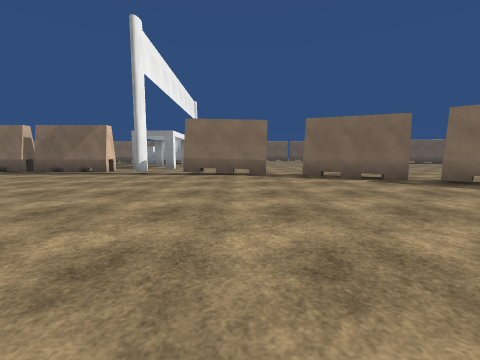
[1] (above)

20 first-person views from a walk through a 3-D level made in the Unity game engine. The camera is 1.2 m above the floor, tilts 6° down and sees 90° across. The floor is counted in squares, 2 m on a side. Each view is taken from the middle of a square. On the plan, view 1 faces up. The plan holds only what a view shows up to about 9 squares ahead; the rest is blank. The place goes on beyond the plan. Surface patterns are stand-ins for the level's own textures.

[2]
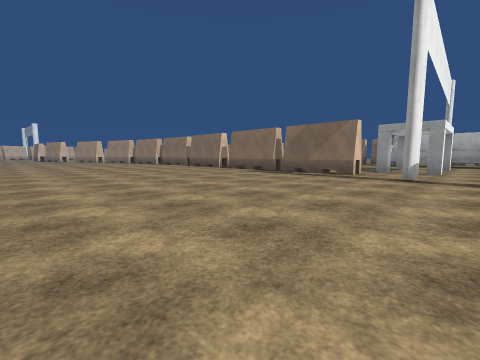

[3]
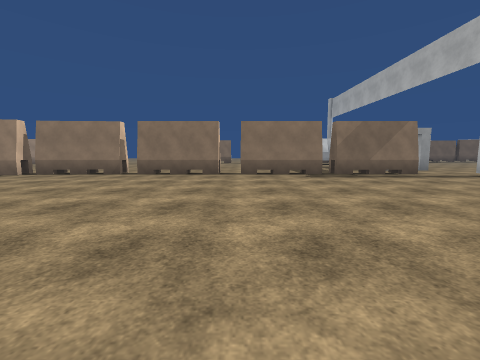

[4]
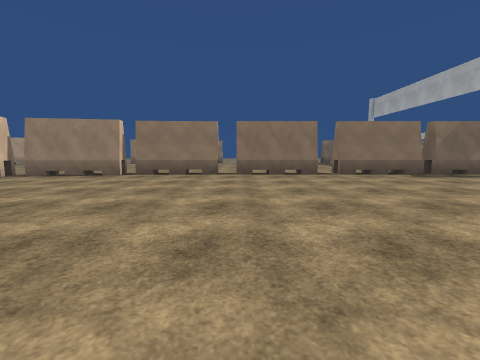

[5]
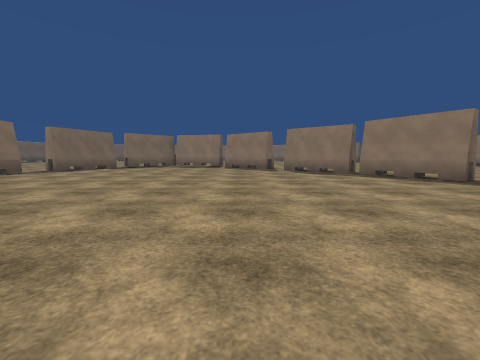

[6]
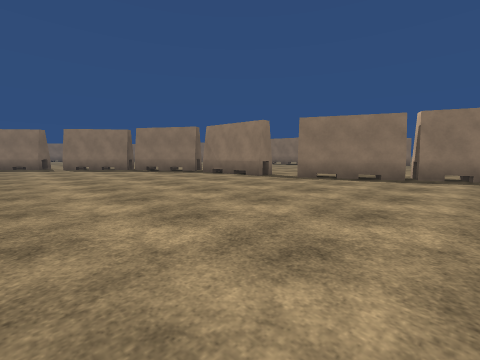

[7]
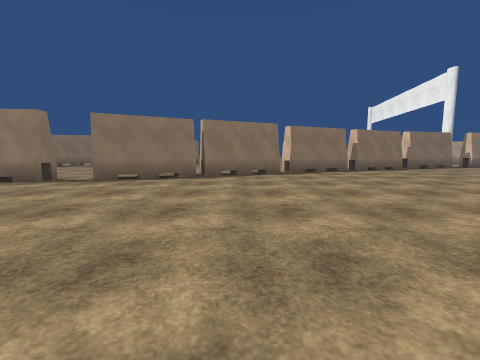

[8]
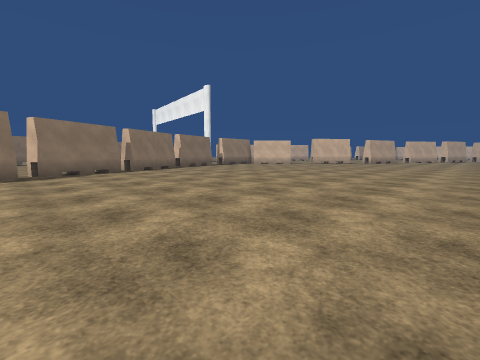

[9]
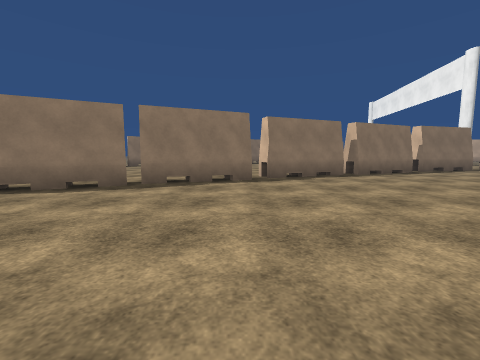

[10]
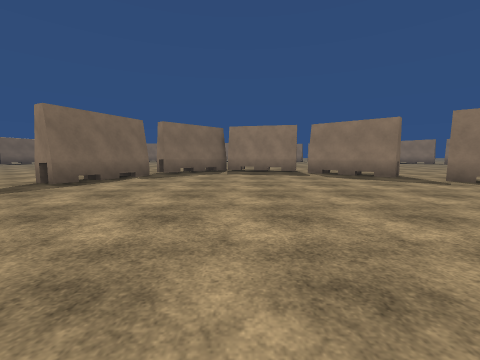

[11]
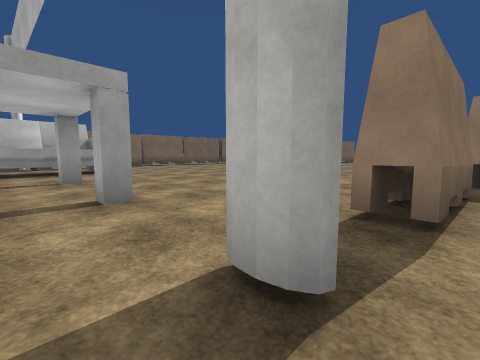

[12]
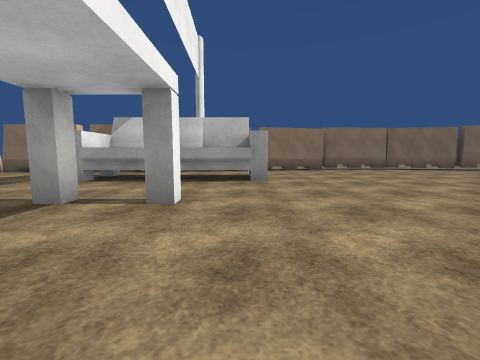

[13]
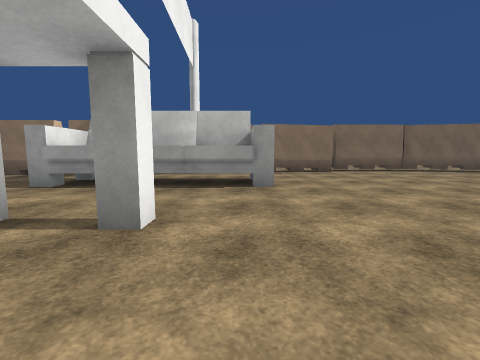

[14]
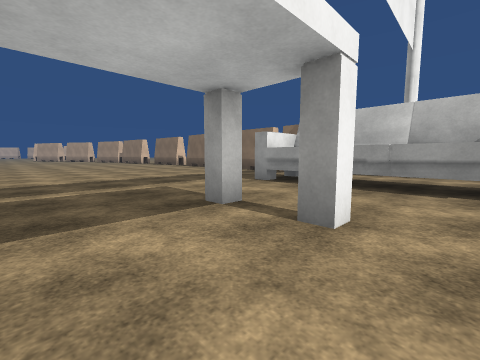

[15]
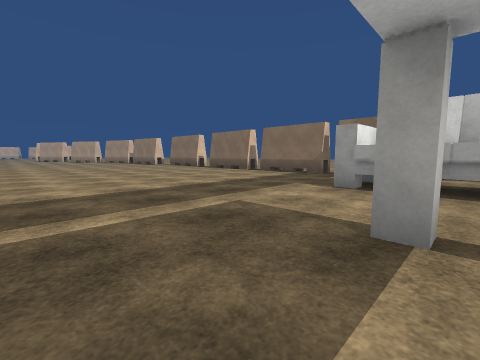

[16]
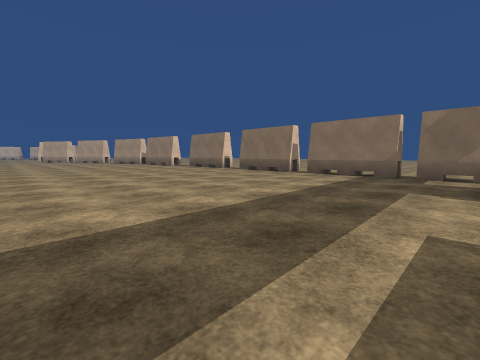

[17]
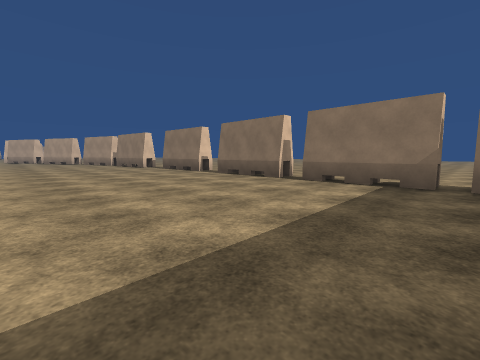

[18]
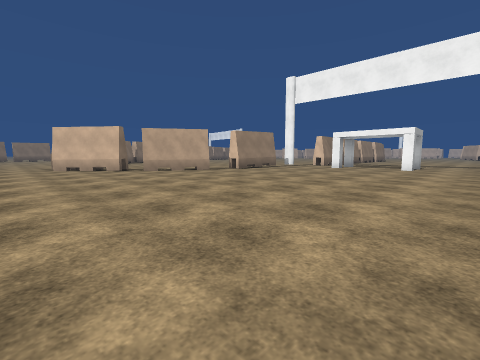

[19]
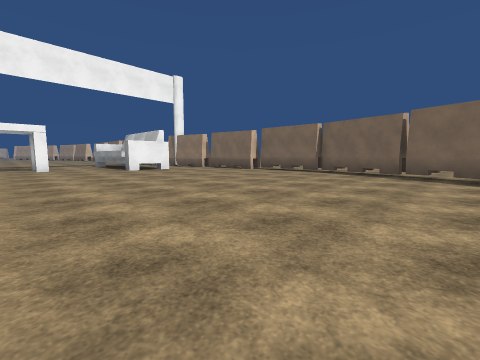

[20]
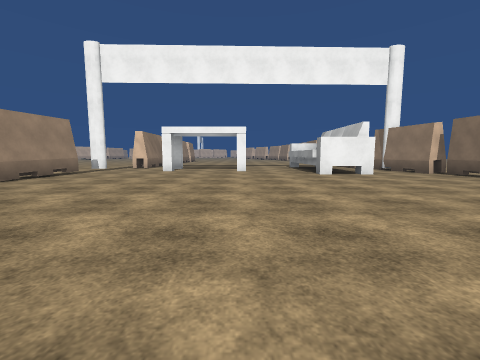

### Floor plan
Key: @ floor where view 1 was taken; # wall or solid block; x gap in a wall; . floor; ^ raised ledge; T thing the floor can be seen under or through; O other object.
Columns run from 17 left of view 1 to 8 right of it. Each row starts with its distance up from view 1.
 25          ..
 24          ..
 23          ..
 22          ..
 21          ..           ...
 20         ....    #########.
 19       ...... ####.......##
 18   #.###x##xT .............
 17  ..........TTTTT..........
 16 ...........T^^^^..........
 15 ..........................
 14 ..........................
 13 ..............O...........
 12 ..........................
 11 ..........................
 10     .....   .OO...........
  9 #x#xx##x##x##.............
  8 #.............#...........
  7 ................##x##.....
  6 ....................##....
  5 ......................#...
  4  .....................##..
  3   .....................#..
  2   .....................#
  1    ....................#
  0 .................@...##
 -1 .....................#.
 -2 ...................##..
 -3 ..................##....
 -4 ................###   ..
 -5 ................#..
 -6 ..........##.###..
 -7  .......T##...
 -8 ......##T..
 -9 ...####....
-10 .###
-11 ##

Positions as (right, up) in squares from view 1, and headings:
1: (0, 0), facing up
2: (-2, 1), facing up-left
3: (-10, 1), facing up
4: (-13, 1), facing up
5: (-7, 0), facing right
6: (-9, 0), facing down-right
7: (-9, 0), facing down
8: (-10, 0), facing down-left
9: (-10, -2), facing down
10: (-3, 3), facing right
11: (-4, 7), facing up-right
12: (-2, 10), facing up
13: (-2, 11), facing up
14: (-2, 11), facing up-left
15: (-4, 11), facing up-left
16: (-6, 11), facing up-left
17: (-7, 13), facing up-left
18: (8, 15), facing down-left
19: (8, 12), facing up-left
20: (6, 13), facing left
